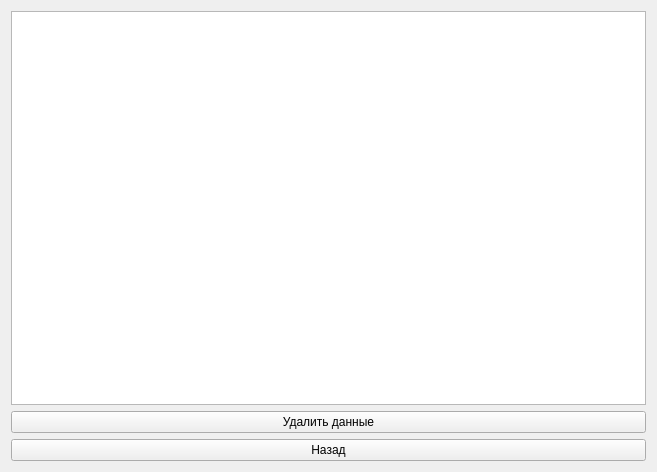
<?xml version="1.0" encoding="UTF-8"?>
<ui version="4.0">
 <class>Form</class>
 <widget class="QWidget" name="Form">
  <property name="geometry">
   <rect>
    <x>0</x>
    <y>0</y>
    <width>657</width>
    <height>472</height>
   </rect>
  </property>
  <property name="windowTitle">
   <string>Form</string>
  </property>
  <layout class="QGridLayout" name="gridLayout">
   <item row="0" column="0">
    <widget class="QTableWidget" name="tableWidget"/>
   </item>
   <item row="1" column="0">
    <widget class="QPushButton" name="clean_but">
     <property name="text">
      <string>Удалить данные</string>
     </property>
    </widget>
   </item>
   <item row="2" column="0">
    <widget class="QPushButton" name="back_but">
     <property name="text">
      <string>Назад</string>
     </property>
    </widget>
   </item>
  </layout>
 </widget>
 <resources/>
 <connections/>
</ui>
